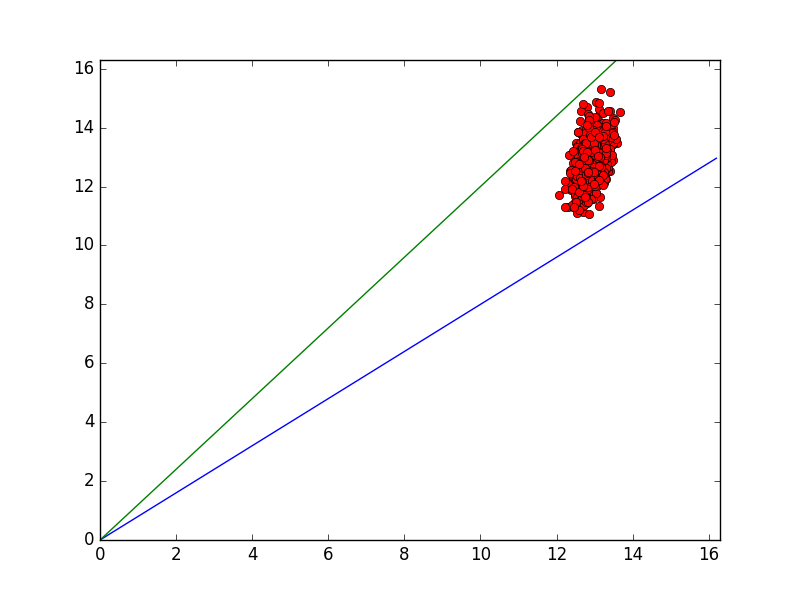

The script that saved this image:
'''
Implement the Johnson-Lindenstrauss Transform:
	n points in R^d, map to O(log(n) / epsilon^2) dimensions
	f(v) = 1/sqrt(k)Mv
'''
import numpy as np
import matplotlib.pyplot as plt
import random
n = 10000
d = 1000
epsilon = 0.2
data = np.random.rand(n, d)
k = int(np.log(n) / (epsilon ** 2))
M = np.random.randn(k, d)
sketch = 1 / np.sqrt(k) * data.dot(M.T)
# Compute the pairwise distance
numExperiments = 1000
origDists = np.zeros(numExperiments)
compressedDists = np.zeros(numExperiments)
for counter in range(1000):
	i = random.randint(0, n - 1)
	j = random.randint(0, n - 1)
	origDists[counter] = np.linalg.norm(data[i] - data[j])
	compressedDists[counter] = np.linalg.norm(sketch[i] - sketch[j])
plt.plot(origDists, compressedDists, 'ro')
maxDist = max(origDists.max(), compressedDists.max()) + 1
xs = np.arange(0, maxDist, 0.1)
plt.plot(xs, (1 - epsilon) * xs)
plt.plot(xs, (1 + epsilon) * xs)
plt.xlim([0, maxDist])
plt.ylim([0, maxDist])
plt.savefig('johnsonLindenstrauss')
plt.close()
